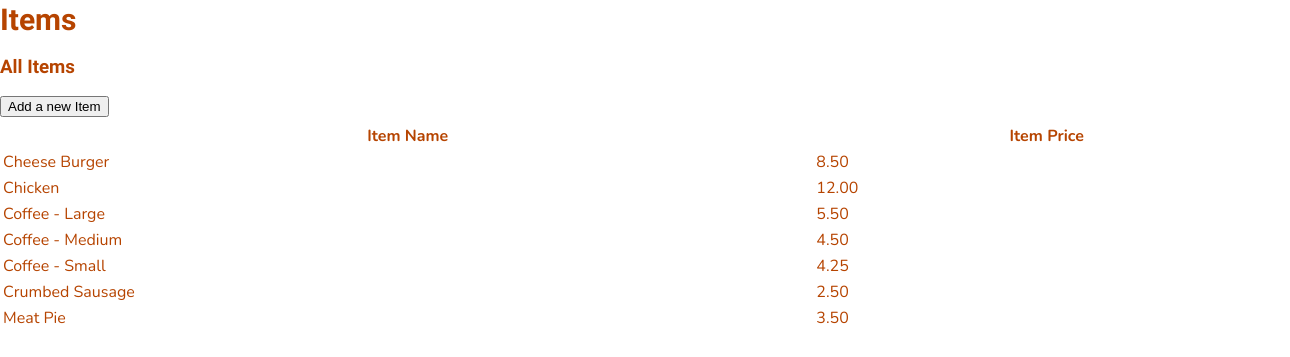
Screenshot of /items (signed in) with the database file from the repository.
### website/models.py (models this page shows)
class Items(db.Model):
    itemID = db.Column(db.Integer, primary_key=True)
    itemName = db.Column(db.String(50), nullable=False)
    itemPrice = db.Column(db.String(50), nullable=False)
    itemSubitem = db.Column(db.String(120))
    primaryUserID = db.Column(db.Integer, db.ForeignKey('users.id', name='fk_items_users'))
    menuitems = db.relationship('MenuItems', back_populates='item')

### website/views.py (the view)
@views.route('/items')
@login_required
def items():
    user = current_user
    items = Items.query.filter_by(primaryUserID=user.id).order_by(asc(Items.itemName)).all()
    return render_template("Items.html", user=user, items=items)

### website/__init__.py (called while the page is built)
def create_app():
    app = Flask(__name__)
    app.config['SECRET_KEY'] = 'itAlwaysWorksInTheEnd'
    app.config['SQLALCHEMY_DATABASE_URI'] = f'sqlite:///{DB_NAME}'
    db.init_app(app)
    migrate.init_app(app, db)
    app.config['UPLOAD_FOLDER'] = UPLOAD_FOLDER
    from .views import views
    from .displays import displays
    from .auth import auth
    from .adsControl import adsControl
    app.register_blueprint(views, url_prefix='/')
    app.register_blueprint(displays, url_prefix='/')
    app.register_blueprint(auth, url_prefix='/')
    app.register_blueprint(adsControl, url_prefix='/')
    login_manager = LoginManager()
    login_manager.login_view = 'auth.login'
    login_manager.init_app(app)
    @login_manager.user_loader
    def load_user(id):
        from .models import Users
        return Users.query.get(int(id))
    return app

### website/templates/Items.html
{% extends "base.html" %} {% block title %}Items{% endblock %}
{% block content %}
    <div class="header" id="myHeader">
        <h2>Items</h2>
    </div>
    <div>
    <h3>All Items</h3>
        <button type="button" onclick="window.location.href='/itemAddNew';">Add a new Item</button>
        <div>
            <table>
                <thead>
                    <tr>
                    <th>Item Name</th>
                    <th>Item Price</th>
                    </tr>
                </thead>
                <tbody>
                {% for item in items %}
                    <tr onclick="window.location.href='/itemEdit/{{ item.itemID }}';" name="{{ item.itemID }}">
                        <td>{{ item.itemName }}</td>
                        <td>{{ item.itemPrice }}</td>
                    </tr>
                {% endfor %}
                </tbody>
            </table>
        </div>
    </div>
{% endblock %}

### website/static/style.css (style rules this page uses)
body { background: #ffffff; width: 1280px; height: 680px; font-family: 'Lobster', sans-serif; font-size: 1rem; color: #b64400; margin: 0px; }
h2 { font-size: 30px; margin-top: 2px; margin-bottom: 2px; }
p, table { font-family: 'Nunito', sans-serif; font-size: 16px; margin-top: 5px; margin-bottom: 5px; padding-top: 0; }
table { width: 100%; }
table { position: relative; top: 0; left: 0; width: 100%; }

### rows the page displays
Items: itemName "Cheese Burger", itemPrice "8.50"
Items: itemName "Chicken", itemPrice "12.00"
Items: itemName "Coffee - Large", itemPrice "5.50"
Items: itemName "Coffee - Medium", itemPrice "4.50"
Items: itemName "Coffee - Small", itemPrice "4.25"
Items: itemName "Crumbed Sausage", itemPrice "2.50"
Items: itemName "Meat Pie", itemPrice "3.50"
